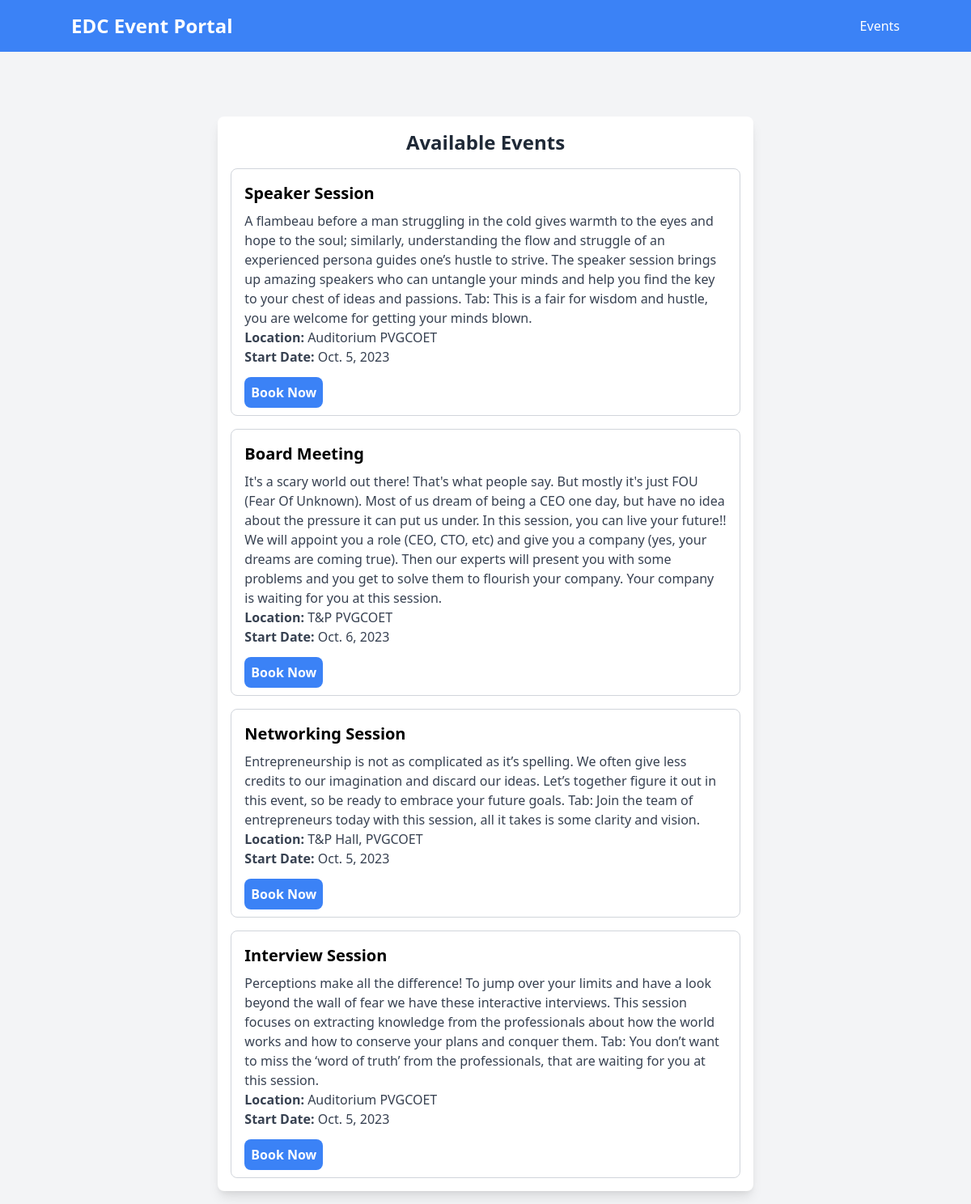
The page / on the database its author committed.
### ticketingapp/models.py (models this page shows)
class Event(models.Model):
    title = models.CharField(max_length=200)
    description = models.TextField()
    start_date = models.DateField()
    location = models.CharField(max_length=200)

### ticketingapp/views.py (the view)
# urls.py: path('', views.event_list, name='event_list'),
def event_list(request):
    events = Event.objects.all()
    return render(request, 'event_list.html', {'events': events})

### templates/event_list.html (shortened to what this page needs)
{% extends 'base.html' %}
{% block content %}
<div class="container mx-auto mt-8">
    <div class="w-full md:w-8/12 mx-auto p-4 bg-white rounded-lg shadow-lg">
        <h2 class="text-2xl font-bold text-center mb-4 text-gray-800">Available Events</h2>
        <div class="space-y-4">
            {% for event in events %}
            <div class="border border-gray-300 p-4 rounded-lg">
                <h3 class="text-xl font-semibold mb-2">{{ event.title }}</h3>
                <p class="text-gray-700">{{ event.description }}</p>
                <p class="text-gray-700"><strong>Location:</strong> {{ event.location }}</p>
                <p class="text-gray-700 mb-5"><strong>Start Date:</strong> {{ event.start_date }}</p>
               <a href="{% url 'event_detail' event.id %}" class="px-2 py-2 bg-blue-500 hover:bg-blue-600 text-white rounded-lg font-medium"><strong>Book Now</strong></a>
            </div>
            {% endfor %}
        </div>
    </div>
</div>
{% endblock %}

### rows shown on the page
Event: title "Speaker Session", description "A flambeau before a man struggling in the cold gives warmth to the eyes and hope to the soul; similarly, understanding the flow and struggle of an experienced persona guides one’s hustle to strive. The speaker session brings up amazing speakers who can untangle your minds and help you find the key to your chest of ideas and passions. Tab: This is a fair for wisdom and hustle, you are welcome for getting your minds blown.", location "Auditorium PVGCOET", start_date "Oct. 5, 2023"
Event: title "Board Meeting", description "It's a scary world out there! That's what people say. But mostly it's just FOU (Fear Of Unknown). Most of us dream of being a CEO one day, but have no idea about the pressure it can put us under. In this session, you can live your future!! We will appoint you a role (CEO, CTO, etc) and give you a company (yes, your dreams are coming true). Then our experts will present you with some problems and you get to solve them to flourish your company. Your company is waiting for you at this session.", location "T&P PVGCOET", start_date "Oct. 6, 2023"
Event: title "Networking Session", description "Entrepreneurship is not as complicated as it’s spelling. We often give less credits to our imagination and discard our ideas. Let’s together figure it out in this event, so be ready to embrace your future goals. Tab: Join the team of entrepreneurs today with this session, all it takes is some clarity and vision.", location "T&P Hall, PVGCOET", start_date "Oct. 5, 2023"
Event: title "Interview Session", description "Perceptions make all the difference! To jump over your limits and have a look beyond the wall of fear we have these interactive interviews. This session focuses on extracting knowledge from the professionals about how the world works and how to conserve your plans and conquer them. Tab: You don’t want to miss the ‘word of truth’ from the professionals, that are waiting for you at this session.", location "Auditorium PVGCOET", start_date "Oct. 5, 2023"
